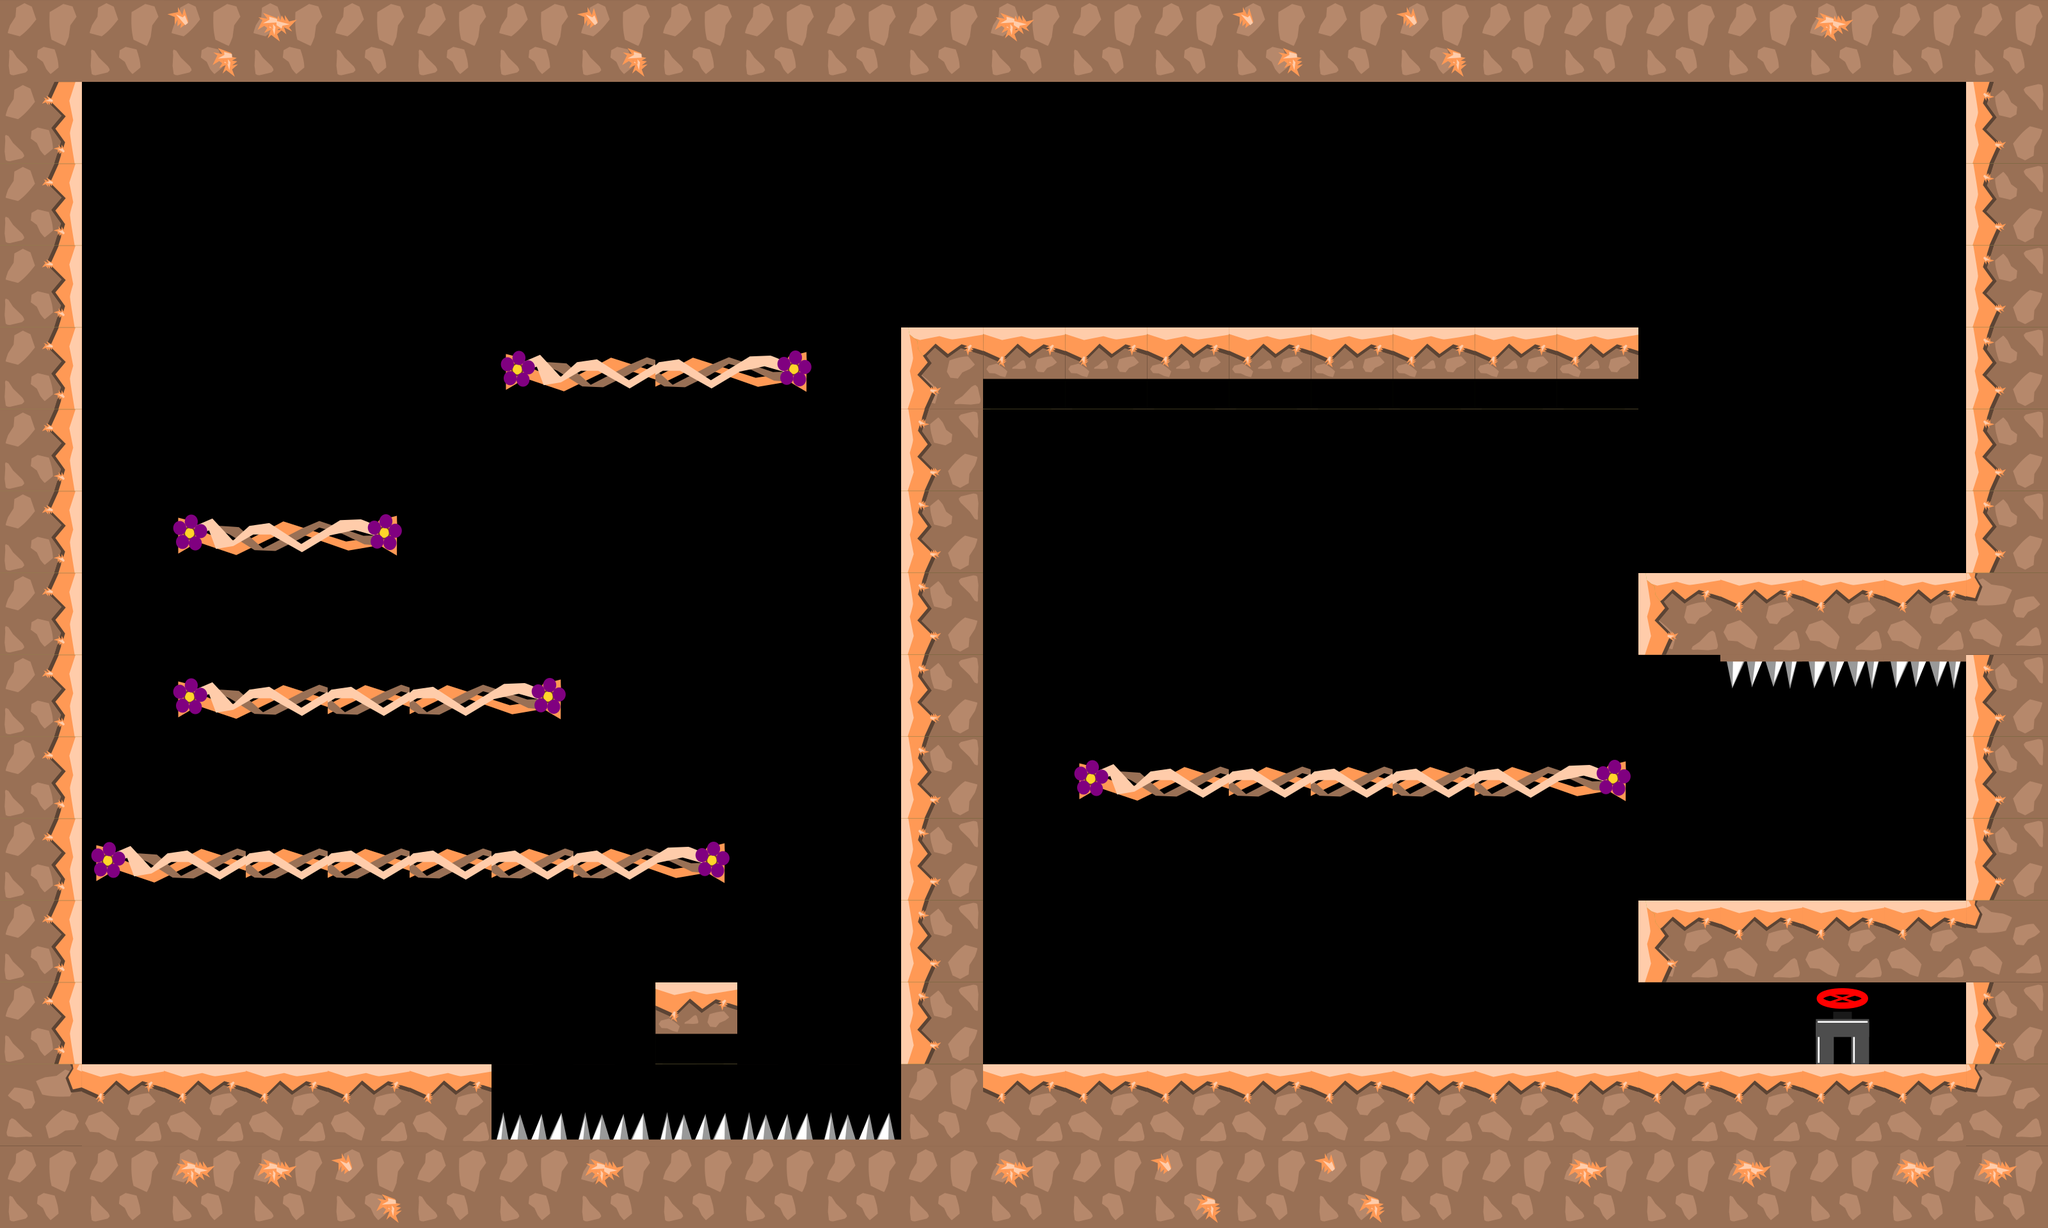

The image is a tile-based game level rendered from a .tmx file. Its description and source (layers, tilesets, objects; grid data summarised) follow:
An orthogonal 25x15 tile map with 128x128 px tiles, 1 tile layer (graphics), 6 tilesets and 32 objects.

<map version="1.0" tiledversion="1.1.1" orientation="orthogonal" renderorder="right-down" width="25" height="15" tilewidth="128" tileheight="128" infinite="0" nextobjectid="55">
 <tileset firstgid="1" source="tiles_128x128.tsx" />
 <tileset firstgid="37" source="tiles_oil_128x128.tsx" />
 <tileset firstgid="77" source="tiles_tips_128x128.tsx" />
 <tileset firstgid="89" source="tiles_128x128_orange.tsx" />
 <tileset firstgid="125" source="tiles_128x128_vines.tsx" />
 <tileset firstgid="137" source="tiles_128x128_green.tsx" />
 <layer name="graphics" width="25" height="15">
  <data>[375 cells, 156 non-empty, 17 distinct tile ids]</data>
 </layer>
 <objectgroup name="blocks">
  <object id="1" x="1408" y="1665.33" width="1796" height="246.667" />
  <object id="2" x="3072" y="4" width="112" height="1696" />
  <object id="3" x="64" y="52" width="64" height="1684" />
  <object id="4" x="8" y="4" width="3172" height="120" />
  <object id="14" x="2559.8" y="1407.95" width="528" height="128.167" />
  <object id="31" x="0" y="1664" width="768" height="246.667" />
  <object id="33" x="2560.05" y="896.08" width="524.625" height="127.917" />
  <object id="46" x="1024" y="1536.33" width="128" height="79.6667" />
  <object id="51" x="1407.73" y="512.182" width="128.212" height="1267.82" />
  <object id="52" x="1407.58" y="512.121" width="1152.42" height="81.2121" />
 </objectgroup>
 <objectgroup name="passBlock">
  <object id="41" x="790.333" y="558" width="468.334" height="46" />
  <object id="42" x="278.402" y="1070.39" width="592.478" height="46" />
  <object id="43" x="155.697" y="1326.63" width="971.273" height="46" />
  <object id="48" x="283" y="813.583" width="329.75" height="46" />
  <object id="54" x="1694.03" y="1197.55" width="836.94" height="46" />
 </objectgroup>
 <objectgroup name="damage">
  <object id="32" x="776" y="1737" width="637" height="44" />
  <object id="40" x="2693.21" y="1028" width="372.121" height="52" />
 </objectgroup>
 <objectgroup name="flowers">
  <object id="24" x="393.515" y="687.879" width="69.697" height="69.697">
   <ellipse />
  </object>
  <object id="26" x="1583.52" y="799.212" width="69.697" height="69.697">
   <ellipse />
  </object>
  <object id="27" x="1805.52" y="1067.94" width="69.697" height="69.697">
   <ellipse />
  </object>
  <object id="28" x="2595.52" y="1295.88" width="69.697" height="69.697">
   <ellipse />
  </object>
  <object id="29" x="2795.52" y="1291.88" width="69.697" height="69.697">
   <ellipse />
  </object>
  <object id="30" x="2979.52" y="1291.88" width="69.697" height="69.697">
   <ellipse />
  </object>
  <object id="35" x="2252" y="1072" width="69.697" height="69.697">
   <ellipse />
  </object>
  <object id="36" x="2632.73" y="768" width="69.697" height="69.697">
   <ellipse />
  </object>
  <object id="37" x="2944" y="768" width="69.697" height="69.697">
   <ellipse />
  </object>
  <object id="38" x="2127.15" y="627.758" width="69.697" height="69.697">
   <ellipse />
  </object>
  <object id="44" x="1262.18" y="340.879" width="69.697" height="69.697">
   <ellipse />
  </object>
  <object id="45" x="940.182" y="414.546" width="69.697" height="69.697">
   <ellipse />
  </object>
  <object id="49" x="2004.18" y="354.546" width="69.697" height="69.697">
   <ellipse />
  </object>
  <object id="50" x="1252.18" y="1366.55" width="69.697" height="69.697">
   <ellipse />
  </object>
 </objectgroup>
 <objectgroup name="end">
  <object id="16" x="2838.76" y="1558" width="76.9091" height="76.9091">
   <ellipse />
  </object>
 </objectgroup>
</map>
